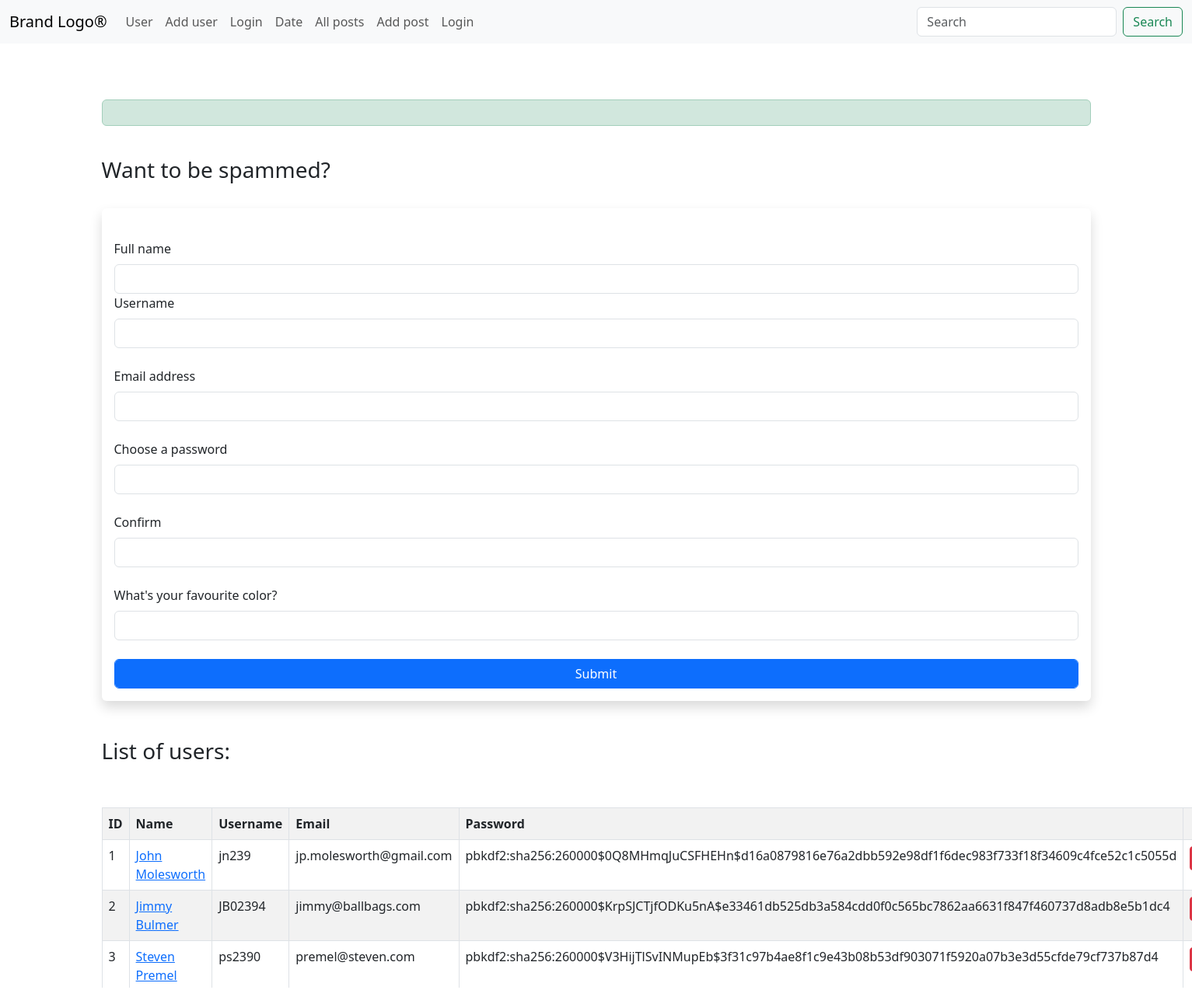
Screenshot of /user/add with the database file from the repository.
### main.py (models this page shows, shortened)
    class Users(db.Model, UserMixin):
        id = db.Column(db.Integer, primary_key=True)
        name = db.Column(db.String(200), nullable=False)
        username = db.Column(db.String(200), nullable=False, unique=True)
        email = db.Column(db.String(200), nullable=False, unique=True)
        fave_color = db.Column(db.String(200), nullable=True)
        date_added = db.Column(db.DateTime, default=datetime.datetime.now())
        password_hash = db.Column(db.String(128))
        @property
        def password(self):
            raise AttributeError('Password is not a readable attribute')

### main.py (the view, shortened to what this page needs)
@app.route('/user/add', methods=["GET", "POST"])
def add_user():
    form = UserForm()
    name = None
    our_users = Users.query.order_by(Users.date_added)
    return render_template('add-user.html', form=form, name=name, users=our_users)

### main.py
class UserForm(FlaskForm):
    name = StringField("Full name", validators=[DataRequired()])
    email = StringField("Email address", validators=[DataRequired()])
    username = StringField("Username", validators=[DataRequired()])
    password_hash2 = PasswordField("Confirm", validators=[DataRequired()])
    password_hash = PasswordField("Choose a password",
                                  validators=[EqualTo('password_hash2', message="Passwords must match")])
    fave_color = StringField("What's your favourite color?")
    submit = SubmitField("Submit")

### templates/add-user.html (shortened to what this page needs)
{% extends 'base.html' %}
{% block content %}
<div class="container">
<br>
<br><br>
<div class="alert alert-success alert-dismissible fade show">
</div>
<br>
<h3>Want to be spammed?</h3>
<br>
{% if name == None %}
<div class="shadow p-3 mb-5 bg-body rounded">
<form class="form" method="post">
    <br>
    {{ form.name.label(class="form-label") }} {{ form.name(class="form-control") }}
    {{ form.username.label(class="form-label") }} {{ form.username(class="form-control") }} <br>
    {{ form.email.label(class="form-label") }} {{ form.email(class="form-control") }} <br>
    {{ form.password_hash.label(class="form-label") }} {{ form.password_hash(class="form-control") }} <br>
    {{ form.password_hash2.label(class="form-label") }} {{ form.password_hash2(class="form-control") }} <br>
    {{ form.fave_color.label(class="form-label") }} {{ form.fave_color(class="form-control") }} <br>
    {{ form.submit(class="form-control btn btn-primary") }} <br>
</form>
    </div>
{% endif %}
<h3>List of users:</h3>
<br><br>
<table class="table table-hover table-bordered table-striped">
    <tr>
    <th>ID</th>
    <th>Name</th>
        <th>Username</th>
    <th>Email</th>
        <th>Password</th>
        <th></th>
  </tr>
    {% if users %}
{% for user in users %}
    <tr>
        <td>{{ user.id }}</td>
            <td><a href="{{ url_for('update', id=user.id) }}">{{ user.name }}</a></td>
        <td>{{ user.username }}</td>
            <td>{{user.email}}</td>
        <td>{{user.password_hash}}</td>
            <td><a class="btn btn-danger btn-sm" href="{{ url_for('delete', id=user.id) }}">Delete</a></td>
    </tr>
{% endfor %}
    {% endif %}
</table>
</div>
{% endblock %}

### rows the page displays
Users: id "1", name "John Molesworth", username "jn239", email "jp.molesworth@gmail.com", password_hash "pbkdf2:sha256:260000$0Q8MHmqJuCSFHEHn$d16a0879816e76a2dbb592e98df1f6dec983f733f18f34609c4fce52c1c5055d"
Users: id "2", name "Jimmy Bulmer", username "JB02394", email "jimmy@ballbags.com", password_hash "pbkdf2:sha256:260000$KrpSJCTjfODKu5nA$e33461db525db3a584cdd0f0c565bc7862aa6631f847f460737d8adb8e5b1dc4"
Users: id "3", name "Steven Premel", username "ps2390", email "premel@steven.com", password_hash "pbkdf2:sha256:260000$V3HijTlSvINMupEb$3f31c97b4ae8f1c9e43b08b53df903071f5920a07b3e3d55cfde79cf737b87d4"
